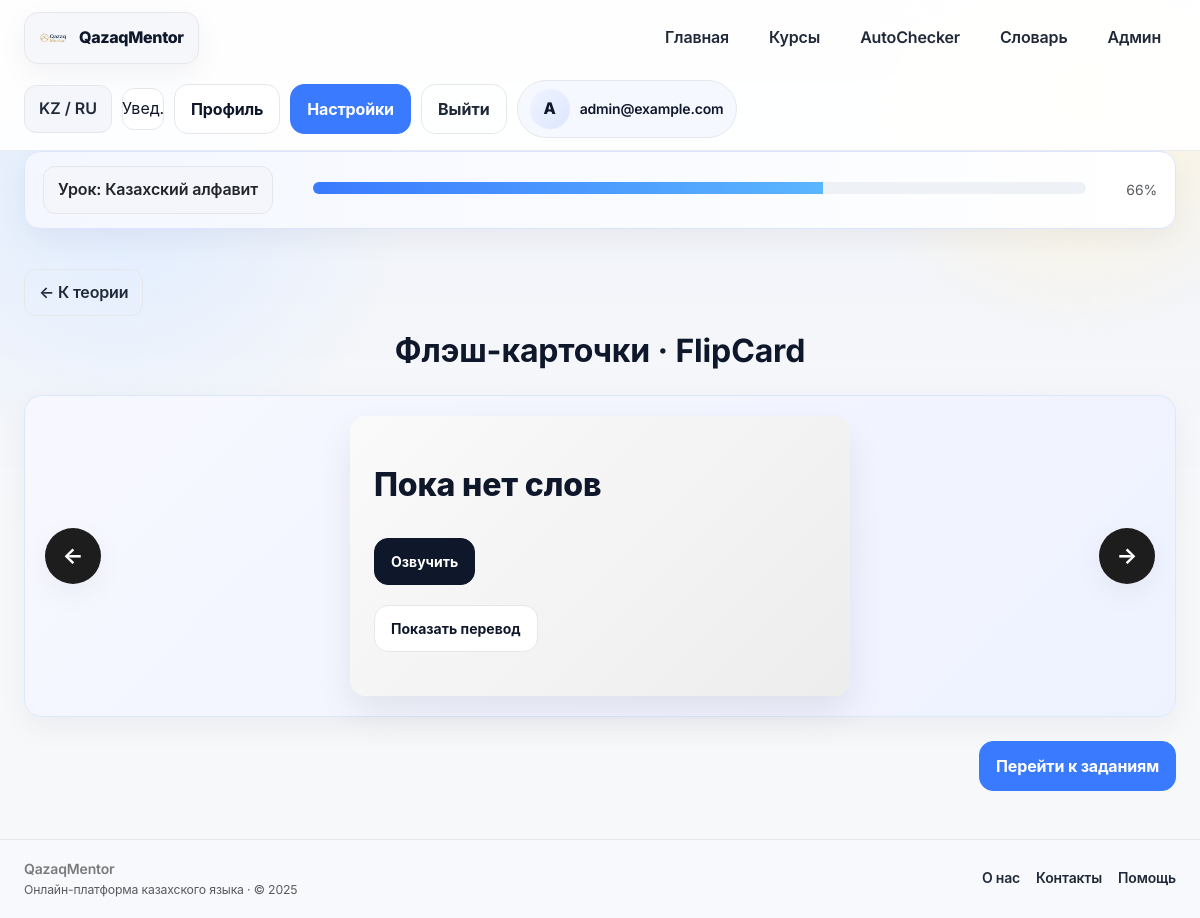
Screenshot of /lesson/1?view=flashcards (signed in) with the database file from the repository.
### app/models/__init__.py (models this page shows, shortened)
class User(Base):
    __tablename__ = "users"
    __allow_unmapped__ = True
    id = Column(Integer, primary_key=True, index=True)
    email = Column(String, unique=True, index=True, nullable=False)
    hashed_password = Column(String, nullable=False)
    age = Column(Integer, nullable=False)
    target = Column(String, nullable=False)  # school / general / business
    daily_minutes = Column(Integer, nullable=False, default=10)
    level = Column(String, nullable=True)
    role = Column(String, nullable=False, default="user")
    created_at = Column(DateTime, server_default=func.now(), nullable=False)
    placements: List["PlacementTestResult"] = relationship(
        "PlacementTestResult", back_populates="user", cascade="all, delete-orphan"
    )
    progresses: List["UserProgress"] = relationship(
        "UserProgress", back_populates="user", cascade="all, delete-orphan"
    )

class Lesson(Base):
    __tablename__ = "lessons"
    __allow_unmapped__ = True
    id = Column(Integer, primary_key=True, index=True)
    module_id = Column(Integer, ForeignKey("modules.id"), nullable=False)
    title = Column(String, nullable=False)
    description = Column(Text, nullable=True)
    lesson_type = Column(String, nullable=True)
    estimated_time = Column(Integer, nullable=True)
    difficulty = Column(String, nullable=True)
    age_group = Column(String, nullable=True)  # kids / adult / gov
    order = Column(Integer, nullable=False, default=1)
    module: "Module" = relationship("Module", back_populates="lessons")
    blocks: List["LessonBlock"] = relationship(
        "LessonBlock", back_populates="lesson", cascade="all, delete-orphan", order_by="LessonBlock.order"
    )
    flashcards: List["Flashcard"] = relationship(
        "Flashcard", back_populates="lesson", cascade="all, delete-orphan"
    )
    quizzes: List["Quiz"] = relationship(
        "Quiz", back_populates="lesson", cascade="all, delete-orphan"
    )

### app/routers/lessons.py (the view)
@router.get("/lesson/{lesson_id}")
async def lesson_page(
    lesson_id: int,
    request: Request,
    db: Session = Depends(get_db),
    view: str = Query("theory"),
    user: models.User = Depends(get_current_user),
):
    lesson = (
        db.query(models.Lesson)
        .options(
            selectinload(models.Lesson.blocks),
            selectinload(models.Lesson.flashcards),
            selectinload(models.Lesson.quizzes),
            selectinload(models.Lesson.module)
            .selectinload(models.Module.course)
            .selectinload(models.Course.modules)
            .selectinload(models.Module.lessons),
            selectinload(models.Lesson.module).selectinload(models.Module.lessons),
        )
        .filter(models.Lesson.id == lesson_id)
        .first()
    )
    if not lesson:
        raise HTTPException(status_code=404, detail="Lesson not found")
    progress_map = {}
    progress = (
        db.query(models.UserProgress)
        .filter(models.UserProgress.user_id == user.id, models.UserProgress.lesson_id == lesson.id)
        .first()
    )
    if not progress:
        progress = models.UserProgress(user_id=user.id, lesson_id=lesson.id, status="in_progress")
        db.add(progress)
        db.commit()
    progress_status = progress.status
    course = (
        db.query(models.Course)
        .options(selectinload(models.Course.modules).selectinload(models.Module.lessons))
        .filter(models.Course.id == lesson.module.course.id)
        .first()
    )
    course = course or lesson.module.course
    lesson_ids = [l.id for m in course.modules for l in m.lessons] if course.modules else []
    if lesson_ids:
        rows = (
            db.query(models.UserProgress)
            .filter(models.UserProgress.user_id == user.id, models.UserProgress.lesson_id.in_(lesson_ids))
            .all()
        )
        progress_map = {row.lesson_id: row.status for row in rows}
    completed = sum(1 for lid in lesson_ids if progress_map.get(lid) == "done") if lesson_ids else 0
    course_progress = int((completed / len(lesson_ids)) * 100) if lesson_ids else 0
    module_lessons = lesson.module.lessons
    module_completed = sum(1 for l in module_lessons if progress_map.get(l.id) == "done") if module_lessons else 0
    module_progress = int((module_completed / len(module_lessons)) * 100) if module_lessons else 0
    lesson_progress_value = 100 if progress_status == "done" else 50 if progress_status == "in_progress" else 0
    template_name = {
        "theory": "lesson_page_theory.html",
        "flashcards": "lesson_page_flashcards.html",
        "tasks": "lesson_page_tasks.html",
    }.get(view, "lesson_page_theory.html")
    response = render_template(
        request,
        template_name,
        {
            "lesson": lesson,
            "progress_status": progress_status,
            "course_progress": course_progress,
            "module_progress": module_progress,
            "lesson_progress": lesson_progress_value,
            "progress_map": progress_map,
        },
    )
    try:
        add_flashcards_to_dictionary(user.id, lesson.module.course.id, lesson.flashcards, db)
    except Exception:
        pass
    return response

### app/templates/lesson_page_flashcards.html (shortened to what this page needs)
{% extends "base.html" %}
{% block content %}
<link rel="stylesheet" href="{{ url_for('static', path='css/flashcards.css') }}?v=1">
<div class="lesson-band mb-4">
    <div class="d-flex flex-column flex-md-row align-items-md-center gap-3 justify-content-between">
        <div class="d-flex align-items-center gap-2 flex-wrap">
            <span class="nav-chip text-dark">Урок: {{ lesson.title }}</span>
        </div>
        <div class="flex-grow-1 mx-md-4">
            <div class="progress progress-slim mb-1">
                <div class="progress-bar" role="progressbar" style="width: {{ course_progress }}%;"></div>
            </div>
        </div>
        <div class="small text-muted">{{ course_progress }}%</div>
    </div>
</div>
{% set flashcards = lesson.flashcards or [] %}
<section class="page-section">
    <div class="d-flex justify-content-start mb-3">
        <a href="/lesson/{{ lesson.id }}?view=theory" class="btn-ghost text-decoration-none">← К теории</a>
    </div>
    <h2 class="fw-bold mb-4 text-center">Флэш-карточки · FlipCard</h2>
    <div class="vocab-stage mb-4">
        <button class="vocab-arrow" id="lesson-prev" aria-label="Предыдущая карточка">←</button>
        <div class="flashcard-shell" id="flashcard-container">
            <div class="flashcard shadow-soft" id="flashcard">
                <div class="front">
                    <div class="kz" id="card-front-word">Нет слов</div>
                    <button class="btn btn-dark btn-sm mt-3" id="speak-btn">Озвучить</button>
                    <button class="btn btn-outline-dark btn-sm mt-2" id="flip-btn">Показать перевод</button>
                </div>
                <div class="back">
                    <div class="ru" id="card-back-ru">Перевод</div>
                    <button class="btn btn-outline-dark btn-sm mt-3" id="flip-back-btn">Назад</button>
                </div>
            </div>
        </div>
        <button class="vocab-arrow" id="lesson-next" aria-label="Следующая карточка">→</button>
    </div>
    <div class="d-flex justify-content-end">
        <a href="/lesson/{{ lesson.id }}?view=tasks" class="btn btn-primary">Перейти к заданиям</a>
    </div>
</section>
{% endblock %}

### app/templates/base.html (shortened to what this page needs)
<!DOCTYPE html>
<html lang="kk">
<head>
    <link href="https://cdn.jsdelivr.net/npm/bootstrap@5.3.3/dist/css/bootstrap.min.css" rel="stylesheet">
    <link rel="stylesheet" href="{{ url_for('static', path='css/main.css') }}?v=qm2">
</head>
<body>
{% set current_user = request.state.user or (user if user is defined else None) %}
{% set current_path = request.url.path if request and request.url else '' %}
<header class="app-nav">
    <div class="page-shell nav-inner">
        <a href="/" class="brand-mark">
            <img src="{{ url_for('static', path='img/logo.png') }}" alt="QazaqMentor">
            <span>QazaqMentor</span>
        </a>
        <nav class="nav-links">
            <a class="nav-link {% if current_path == '/' %}active{% endif %}" href="/">Главная</a>
            <a class="nav-link {% if '/courses' in current_path %}active{% endif %}" href="/courses">Курсы</a>
            <a class="nav-link {% if '/autochecker' in current_path %}active{% endif %}" href="/autochecker">AutoChecker</a>
            <a class="nav-link {% if '/vocabulary' in current_path or '/dictionary' in current_path %}active{% endif %}" href="/vocabulary">Словарь</a>
            {% if current_user and current_user.is_admin %}
            <a class="nav-link" href="/admin">Админ</a>
            {% endif %}
        </nav>
        <div class="nav-actions">
            <button class="nav-chip" type="button">KZ / RU</button>
            <button class="icon-button" type="button" aria-label="Уведомления">Увед.</button>
            {% if current_user %}
                <a class="btn btn-outline-dark" href="/profile">Профиль</a>
                <a class="btn btn-primary" href="/settings">Настройки</a>
                <form action="/logout" method="post" class="m-0">
                    <button type="submit" class="btn btn-ghost">Выйти</button>
                </form>
                <div class="profile-chip">
                    <div class="avatar">{{ current_user.email[0]|upper }}</div>
                    <div class="fw-semibold small">{{ current_user.full_name or current_user.email }}</div>
                </div>
            {% else %}
                <a class="btn btn-outline-dark" href="/login">Войти</a>
                <a class="btn btn-primary" href="/signup">Регистрация</a>
            {% endif %}
        </div>
    </div>
</header>
<main class="page-body">
    <div class="page-shell">
        {% block content %}{% endblock %}
    </div>
</main>
<footer class="footer-bar mt-5">
    <div class="page-shell d-flex align-items-center justify-content-between flex-wrap gap-3">
        <div>
            <div class="fw-semibold">QazaqMentor</div>
            <div class="small text-muted">Онлайн-платформа казахского языка · © 2025</div>
        </div>
        <div class="d-flex align-items-center gap-3">
            <a href="#">О нас</a>
            <a href="#">Контакты</a>
            <a href="#">Помощь</a>
        </div>
    </div>
</footer>
</body>
</html>

### app/static/css/flashcards.css (style rules this page uses)
.flashcard-shell { position: relative; width: min(500px, 90vw); height: 280px; perspective: 1000px; margin: 0 auto; }
.flashcard { width: 100%; height: 100%; position: relative; border-radius: 16px; background: #f3f3f3; box-shadow: 0 16px 36px rgba(0, 0, 0, 0.08); transform-style: preserve-3d; transition: transform 0.6s; }
.flashcard .front, .flashcard .back { position: absolute; width: 100%; height: 100%; top: 0; left: 0; padding: 24px; backface-visibility: hidden; border-radius: 16px; display: flex; flex-direction: column; align-items: flex-start; justify-content: center; gap: 12px; }
.flashcard .front { background: linear-gradient(135deg, #fafafa 0%, #ededed 100%); }
.flashcard .back { background: linear-gradient(135deg, #f1f1f1 0%, #e0e0e0 100%); transform: rotateY(180deg); }
.flashcard .kz { font-size: 32px; font-weight: 800; }
.flashcard .ru { font-size: 20px; font-weight: 700; }
.vocab-arrow { width: 56px; height: 56px; border-radius: 50%; border: none; background: #1d1d1d; color: #fff; font-size: 22px; }

### rows the page displays
User: email "A", email "admin@example.com"
Lesson: title "Казахский алфавит"

### other values shown
{{ course_progress }} "66"
